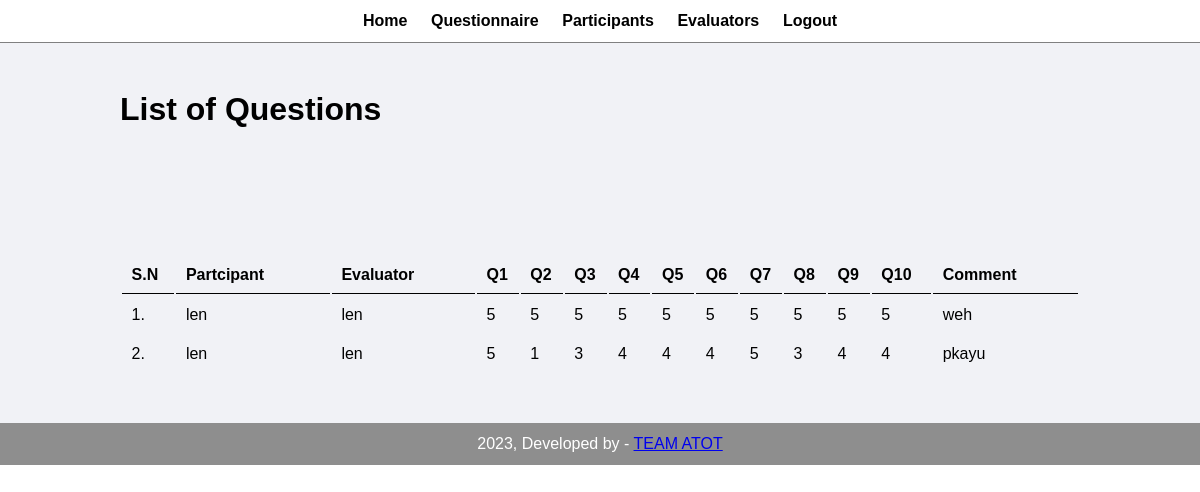
The app's page /admin/questionnaire.php (signed in) with its own data.
### tables this page shows
CREATE TABLE `tbl_questionnaire` (
  `questionnaire_id` int(11) NOT NULL,
  `user_id` varchar(100) DEFAULT NULL,
  `evaluator_id` varchar(100) DEFAULT NULL,
  `Q1` varchar(100) NOT NULL,
  `Q2` varchar(100) NOT NULL,
  `Q3` varchar(100) DEFAULT NULL,
  `Q4` varchar(100) DEFAULT NULL,
  `Q5` varchar(100) DEFAULT NULL,
  `Q6` varchar(100) DEFAULT NULL,
  `Q7` varchar(100) DEFAULT NULL,
  `Q8` varchar(100) DEFAULT NULL,
  `Q9` varchar(100) DEFAULT NULL,
  `Q10` varchar(100) DEFAULT NULL,
  `comment` text DEFAULT NULL
);

CREATE TABLE `tbl_users` (
  `user_id` int(11) NOT NULL,
  `username` varchar(100) NOT NULL,
  `full_name` varchar(100) NOT NULL,
  `email` varchar(100) NOT NULL,
  `password` varchar(100) NOT NULL,
  `evaluator` varchar(10) NOT NULL
);

### admin/questionnaire.php (the view, shortened to what this page needs)
<?php include('partials/menu.php'); ?>
        <div class="main-content">
            <div class="wrapper">
                <h1>List of Questions</h1>
                <br />
                <br><br><br>
                <br /><br /><br />
                <table class="tbl-full">
                    <tr>
                        <th>S.N</th>
                        <th>Partcipant</th>
                        <th>Evaluator</th>
                        <th>Q1</th>
                        <th>Q2</th>
                        <th>Q3</th>
                        <th>Q4</th>
                        <th>Q5</th>
                        <th>Q6</th>
                        <th>Q7</th>
                        <th>Q8</th>
                        <th>Q9</th>
                        <th>Q10</th>
                        <th>Comment</th>
                    </tr>
                    <?php
                        $sql = "SELECT * FROM tbl_questionnaire";
                        $res = mysqli_query($conn, $sql);
                        if($res==TRUE)
                        {
                            $count = mysqli_num_rows($res);
                            $sn=1;
                            if($count>0)
                            {
                                while($rows=mysqli_fetch_assoc($res))
                                {
                                    $userId=$rows['user_id'];
                                    $evalId=$rows['evaluator_id'];
                                    $Q1=$rows['Q1'];
                                    $Q2=$rows['Q2'];
                                    $Q3=$rows['Q3'];
                                    $Q4=$rows['Q4'];
                                    $Q5=$rows['Q5'];
                                    $Q6=$rows['Q6'];
                                    $Q7=$rows['Q7'];
                                    $Q8=$rows['Q8'];
                                    $Q9=$rows['Q9'];
                                    $Q10=$rows['Q10'];
                                    $comment=$rows['comment'];
                                    $userSql = "SELECT full_name FROM tbl_users WHERE user_id='$userId' ";
                                    $userRes = $conn->query($userSql);
                                    if($userRes){
                                        $userRow = $userRes->fetch_assoc();
                                        $part_name = $userRow['full_name'];
                                    }
                                    $evalSql = "SELECT full_name FROM tbl_users WHERE user_id='$evalId' ";
                                    $evalRes = $conn->query($evalSql);
                                    if($evalRes){
                                        $evalRow = $evalRes->fetch_assoc();
                                        $eval_name = $evalRow['full_name'];
                                    }
                                    ?>
                                    <tr>
                                        <td><?php echo $sn++; ?>. </td>
                                        <td><?php echo $part_name; ?></td>
                                        <td><?php echo $eval_name; ?></td>
                                        <td><?php echo $Q1; ?></td>
                                        <td><?php echo $Q2; ?></td>
                                        <td><?php echo $Q3; ?></td>
                                        <td><?php echo $Q4; ?></td>
                                        <td><?php echo $Q5; ?></td>
                                        <td><?php echo $Q6; ?></td>
                                        <td><?php echo $Q7; ?></td>
                                        <td><?php echo $Q8; ?></td>
                                        <td><?php echo $Q9; ?></td>
                                        <td><?php echo $Q10; ?></td>
                                        <td><?php echo $comment; ?></td>
                                    </tr>
                                    <?php
                                }
                            }
                            else
                            {
                            }
                        }
                    ?>
                </table>
            </div>
        </div>
<?php include('partials/footer.php') ?>

### css/style.css (style rules this page uses)
* { margin: 0; padding: 0; font-family: Arial, Helvetica, sans-serif; }
.wrapper { padding: 1%; width: 80%; margin: 0 auto; }
.tbl-full { width: 100%; }
table tr th { border-bottom: 1px solid black; padding: 1%; text-align: left; }
table tr td { padding: 1%; }
.main-content { background-color: #f1f2f6; padding: 3% 0; }

### records on screen
tbl_questionnaire: user.full_name "len", tbl_users.full_name "len", Q1 "5", Q2 "5", Q3 "5", Q4 "5", Q5 "5", Q6 "5", Q7 "5", Q8 "5", Q9 "5", Q10 "5", comment "weh"
tbl_questionnaire: user.full_name "len", tbl_users.full_name "len", Q1 "5", Q2 "1", Q3 "3", Q4 "4", Q5 "4", Q6 "4", Q7 "5", Q8 "3", Q9 "4", Q10 "4", comment "pkayu"
